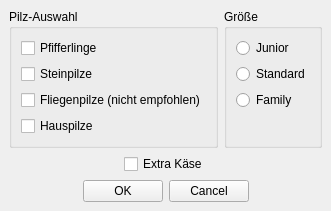
<?xml version="1.0" encoding="UTF-8"?>
<ui version="4.0">
 <class>MainWindow</class>
 <widget class="QMainWindow" name="MainWindow">
  <property name="geometry">
   <rect>
    <x>0</x>
    <y>0</y>
    <width>298</width>
    <height>208</height>
   </rect>
  </property>
  <property name="windowTitle">
   <string>MainWindow</string>
  </property>
  <widget class="QWidget" name="centralwidget">
   <layout class="QVBoxLayout" name="verticalLayout_3">
    <item>
     <layout class="QHBoxLayout" name="horizontalLayout">
      <item>
       <widget class="QGroupBox" name="groupBox">
        <property name="enabled">
         <bool>true</bool>
        </property>
        <property name="title">
         <string>Pilz-Auswahl</string>
        </property>
        <layout class="QVBoxLayout" name="verticalLayout">
         <item>
          <widget class="QCheckBox" name="checkBox">
           <property name="text">
            <string>Pfifferlinge</string>
           </property>
          </widget>
         </item>
         <item>
          <widget class="QCheckBox" name="checkBox_2">
           <property name="text">
            <string>Steinpilze</string>
           </property>
          </widget>
         </item>
         <item>
          <widget class="QCheckBox" name="checkBox_3">
           <property name="text">
            <string>Fliegenpilze (nicht empfohlen)</string>
           </property>
          </widget>
         </item>
         <item>
          <widget class="QCheckBox" name="checkBox_4">
           <property name="text">
            <string>Hauspilze</string>
           </property>
          </widget>
         </item>
        </layout>
       </widget>
      </item>
      <item>
       <widget class="QGroupBox" name="groupBox_2">
        <property name="title">
         <string>Größe</string>
        </property>
        <layout class="QVBoxLayout" name="verticalLayout_2">
         <item>
          <widget class="QRadioButton" name="radioButton">
           <property name="text">
            <string>Junior</string>
           </property>
          </widget>
         </item>
         <item>
          <widget class="QRadioButton" name="radioButton_2">
           <property name="text">
            <string>Standard</string>
           </property>
          </widget>
         </item>
         <item>
          <widget class="QRadioButton" name="radioButton_3">
           <property name="text">
            <string>Family</string>
           </property>
          </widget>
         </item>
         <item>
          <spacer name="verticalSpacer">
           <property name="orientation">
            <enum>Qt::Vertical</enum>
           </property>
           <property name="sizeHint" stdset="0">
            <size>
             <width>20</width>
             <height>0</height>
            </size>
           </property>
          </spacer>
         </item>
        </layout>
       </widget>
      </item>
     </layout>
    </item>
    <item>
     <layout class="QHBoxLayout" name="horizontalLayout_3">
      <item>
       <spacer name="horizontalSpacer">
        <property name="orientation">
         <enum>Qt::Horizontal</enum>
        </property>
        <property name="sizeHint" stdset="0">
         <size>
          <width>40</width>
          <height>20</height>
         </size>
        </property>
       </spacer>
      </item>
      <item>
       <widget class="QCheckBox" name="checkBox_5">
        <property name="text">
         <string>Extra Käse</string>
        </property>
       </widget>
      </item>
      <item>
       <spacer name="horizontalSpacer_2">
        <property name="orientation">
         <enum>Qt::Horizontal</enum>
        </property>
        <property name="sizeHint" stdset="0">
         <size>
          <width>40</width>
          <height>20</height>
         </size>
        </property>
       </spacer>
      </item>
     </layout>
    </item>
    <item>
     <layout class="QHBoxLayout" name="horizontalLayout_2">
      <item>
       <spacer name="horizontalSpacer_3">
        <property name="orientation">
         <enum>Qt::Horizontal</enum>
        </property>
        <property name="sizeHint" stdset="0">
         <size>
          <width>40</width>
          <height>20</height>
         </size>
        </property>
       </spacer>
      </item>
      <item>
       <widget class="QPushButton" name="pushButtonOK">
        <property name="text">
         <string>OK</string>
        </property>
       </widget>
      </item>
      <item>
       <widget class="QPushButton" name="pushButtonCancel">
        <property name="text">
         <string>Cancel</string>
        </property>
       </widget>
      </item>
      <item>
       <spacer name="horizontalSpacer_4">
        <property name="orientation">
         <enum>Qt::Horizontal</enum>
        </property>
        <property name="sizeHint" stdset="0">
         <size>
          <width>40</width>
          <height>20</height>
         </size>
        </property>
       </spacer>
      </item>
     </layout>
    </item>
    <item>
     <spacer name="verticalSpacer_2">
      <property name="orientation">
       <enum>Qt::Vertical</enum>
      </property>
      <property name="sizeType">
       <enum>QSizePolicy::Expanding</enum>
      </property>
      <property name="sizeHint" stdset="0">
       <size>
        <width>20</width>
        <height>4</height>
       </size>
      </property>
     </spacer>
    </item>
   </layout>
  </widget>
 </widget>
 <resources/>
 <connections>
  <connection>
   <sender>pushButtonOK</sender>
   <signal>clicked()</signal>
   <receiver>MainWindow</receiver>
   <slot>close()</slot>
   <hints>
    <hint type="sourcelabel">
     <x>145</x>
     <y>208</y>
    </hint>
    <hint type="destinationlabel">
     <x>48</x>
     <y>331</y>
    </hint>
   </hints>
  </connection>
  <connection>
   <sender>pushButtonCancel</sender>
   <signal>clicked()</signal>
   <receiver>MainWindow</receiver>
   <slot>close()</slot>
   <hints>
    <hint type="sourcelabel">
     <x>226</x>
     <y>208</y>
    </hint>
    <hint type="destinationlabel">
     <x>348</x>
     <y>328</y>
    </hint>
   </hints>
  </connection>
 </connections>
 <slots>
  <slot>quit_dialog()</slot>
  <slot>slot1()</slot>
 </slots>
</ui>
